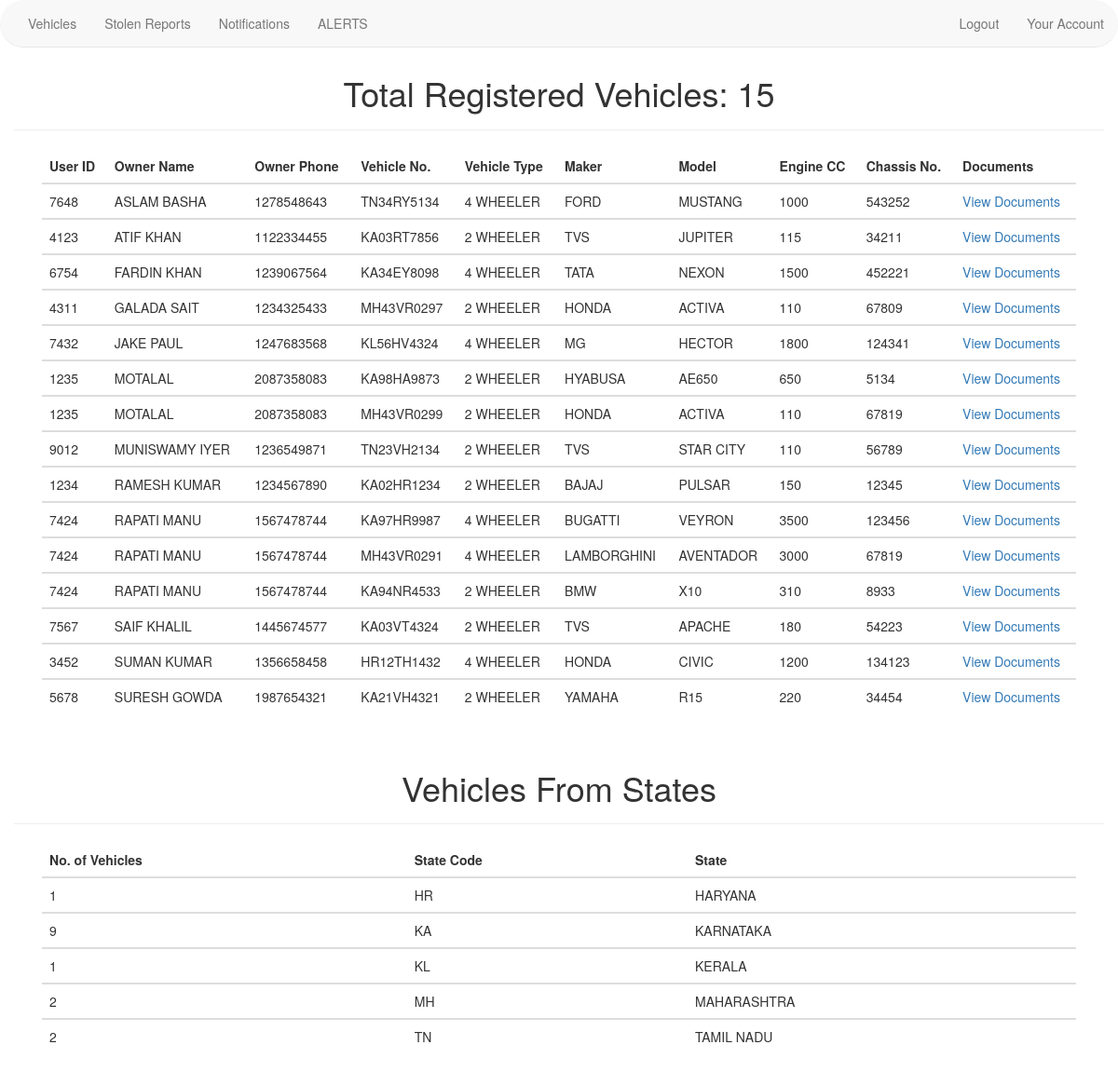
Screenshot of /vehicles.php with the database file from the repository.
### tables this page shows
CREATE TABLE `registered_vehicle` (
  `user_id` int(11) NOT NULL,
  `veh_id` int(10) NOT NULL,
  `veh_no` char(10) NOT NULL,
  `maker` varchar(15) DEFAULT NULL,
  `model` varchar(15) DEFAULT NULL,
  `veh_type` varchar(10) DEFAULT NULL,
  `engine_cc` int(11) DEFAULT NULL,
  `chassis_no` bigint(20) DEFAULT NULL
);

CREATE TABLE `owner` (
  `user_id` int(11) NOT NULL,
  `owner_name` varchar(25) DEFAULT NULL,
  `veh_no` char(10) NOT NULL,
  `owner_ph` bigint(20) DEFAULT NULL,
  `dl_no` varchar(15) DEFAULT NULL,
  `purchased_year` int(11) DEFAULT NULL
);

### vehicles.php (the view, shortened to what this page needs)
<?php
$servername = "localhost";
$usernam = "root";
$password = "";
$database = "reg_veh";
$connection = mysqli_connect($servername, $usernam, $password, $database);
$query = "SELECT r.user_id, o.owner_name, o.owner_ph,r.veh_no, r.veh_type,r.maker,r.model,r.engine_cc,r.chassis_no from registered_vehicle r left JOIN owner o ON r.user_id=o.user_id ORDER by o.owner_name;";
$result = mysqli_query($connection, $query);
$sum_query = "SELECT COUNT(rc_no) AS No_of_Vehicles, left(r1.rc_no, 2) STATE_CODE, (case when left(r1.rc_no,2) = 'KA' THEN 'KARNATAKA' when left(r1.rc_no,2) = 'HR' THEN 'HARYANA' when left(r1.rc_no,2) = 'KL' THEN 'KERALA' when left(r1.rc_no,2) = 'MH' THEN 'MAHARASHTRA' when left(r1.rc_no,2) = 'TN' THEN 'TAMIL NADU' END ) AS STATE FROM reg_certificate r1 GROUP BY (left(r1.rc_no,2));";
$sum_result = mysqli_query($connection, $sum_query);
$total_veh = "SELECT COUNT(*) as count FROM registered_vehicle;";
$total_veh_res = mysqli_query($connection, $total_veh);
$total_v = mysqli_fetch_row($total_veh_res);
$totv = $total_v[0];
?>
<!DOCTYPE html>
<html lang="en">
<head>
    <link rel="stylesheet" type="text/css" href="./slick/slick.css">
    <link rel="stylesheet" type="text/css" href="./slick/slick-theme.css">
    <link rel="stylesheet" href="https://maxcdn.bootstrapcdn.com/bootstrap/3.3.7/css/bootstrap.min.css">
    <link rel="stylesheet" href="animate.css">
    <link rel="stylesheet" href="style.css">
</head>
<body>
    <?php include 'navbar_admin.php'; ?>
    <br>
    <br>
    <div class="container">
        <div class="row">
            <div class="page-header">
                <h1 style="text-align: center;">Total Registered Vehicles: <?php  print_r($totv); ?></h1>
            </div>
        </div>
        <div class="col-md-12">
            <table class="table">
                <thead>
                    <tr>
                        <th>User ID</th>
                        <th>Owner Name</th>
                        <th>Owner Phone</th>
                        <th>Vehicle No.</th>
                        <th>Vehicle Type</th>
                        <th>Maker</th>
                        <th>Model</th>
                        <th>Engine CC</th>
                        <th>Chassis No.</th>
                        <th>Documents</th>
                    </tr>
                </thead>
                <tbody>
                    <?php
                    while ($row = mysqli_fetch_assoc($result)) {
                    ?>
                        <tr>
                            <td><?php echo $row['user_id']; ?></td>
                            <td><?php echo $row['owner_name']; ?></td>
                            <td><?php echo $row['owner_ph']; ?></td>
                            <td><?php echo $row['veh_no']; ?></td>
                            <td><?php echo $row['veh_type']; ?></td>
                            <td><?php echo $row['maker']; ?></td>
                            <td><?php echo $row['model']; ?></td>
                            <td><?php echo $row['engine_cc']; ?></td>
                            <td><?php echo $row['chassis_no']; ?></td>
                            <td><a href="documents.php?id=<?php echo $row['veh_no']; ?>">View Documents</a></td>
                        </tr>
                </tbody>
            <?php } ?>
            </table>
        </div>
    </div>
    <div class="container">
        <div class="row">
            <div class="page-header">
                <h1 style="text-align: center;">Vehicles From States</h1>
            </div>
        </div>
        <div class="col-md-12">
            <table class="table">
                <thead>
                    <tr>
                        <th>No. of Vehicles</th>
                        <th>State Code</th>
                        <th>State</th>
                    </tr>
                </thead>
                <tbody>
                    <?php
                    while ($s_row = mysqli_fetch_assoc($sum_result)) {
                    ?>
                        <tr>
                            <td><?php echo $s_row['No_of_Vehicles']; ?></td>
                            <td><?php echo $s_row['STATE_CODE']; ?></td>
                            <td><?php echo $s_row['STATE']; ?></td>
                        </tr>
                </tbody>
            <?php } ?>
            </table>
        </div>
    </div>
</body>
</html>

### rows the page displays
registered_vehicle: user "7648", owner.owner_name "ASLAM BASHA", owner.owner_ph "1278548643", veh_no "TN34RY5134", veh_type "4 WHEELER", maker "FORD", model "MUSTANG", engine_cc "1000", chassis_no "543252"
registered_vehicle: user "4123", owner.owner_name "ATIF KHAN", owner.owner_ph "1122334455", veh_no "KA03RT7856", veh_type "2 WHEELER", maker "TVS", model "JUPITER", engine_cc "115", chassis_no "34211"
registered_vehicle: user "6754", owner.owner_name "FARDIN KHAN", owner.owner_ph "1239067564", veh_no "KA34EY8098", veh_type "4 WHEELER", maker "TATA", model "NEXON", engine_cc "1500", chassis_no "452221"
registered_vehicle: user "4311", owner.owner_name "GALADA SAIT", owner.owner_ph "1234325433", veh_no "MH43VR0297", veh_type "2 WHEELER", maker "HONDA", model "ACTIVA", engine_cc "110", chassis_no "67809"
registered_vehicle: user "7432", owner.owner_name "JAKE PAUL", owner.owner_ph "1247683568", veh_no "KL56HV4324", veh_type "4 WHEELER", maker "MG", model "HECTOR", engine_cc "1800", chassis_no "124341"
registered_vehicle: user "1235", owner.owner_name "MOTALAL", owner.owner_ph "2087358083", veh_no "KA98HA9873", veh_type "2 WHEELER", maker "HYABUSA", model "AE650", engine_cc "650", chassis_no "5134"
registered_vehicle: user "1235", owner.owner_name "MOTALAL", owner.owner_ph "2087358083", veh_no "MH43VR0299", veh_type "2 WHEELER", maker "HONDA", model "ACTIVA", engine_cc "110", chassis_no "67819"
registered_vehicle: user "9012", owner.owner_name "MUNISWAMY IYER", owner.owner_ph "1236549871", veh_no "TN23VH2134", veh_type "2 WHEELER", maker "TVS", model "STAR CITY", engine_cc "110", chassis_no "56789"
registered_vehicle: user "1234", owner.owner_name "RAMESH KUMAR", owner.owner_ph "1234567890", veh_no "KA02HR1234", veh_type "2 WHEELER", maker "BAJAJ", model "PULSAR", engine_cc "150", chassis_no "12345"
registered_vehicle: user "7424", owner.owner_name "RAPATI MANU", owner.owner_ph "1567478744", veh_no "KA97HR9987", veh_type "4 WHEELER", maker "BUGATTI", model "VEYRON", engine_cc "3500", chassis_no "123456"
registered_vehicle: user "7424", owner.owner_name "RAPATI MANU", owner.owner_ph "1567478744", veh_no "MH43VR0291", veh_type "4 WHEELER", maker "LAMBORGHINI", model "AVENTADOR", engine_cc "3000", chassis_no "67819"
registered_vehicle: user "7424", owner.owner_name "RAPATI MANU", owner.owner_ph "1567478744", veh_no "KA94NR4533", veh_type "2 WHEELER", maker "BMW", model "X10", engine_cc "310", chassis_no "8933"
registered_vehicle: user "7567", owner.owner_name "SAIF KHALIL", owner.owner_ph "1445674577", veh_no "KA03VT4324", veh_type "2 WHEELER", maker "TVS", model "APACHE", engine_cc "180", chassis_no "54223"
registered_vehicle: user "3452", owner.owner_name "SUMAN KUMAR", owner.owner_ph "1356658458", veh_no "HR12TH1432", veh_type "4 WHEELER", maker "HONDA", model "CIVIC", engine_cc "1200", chassis_no "134123"
registered_vehicle: user "5678", owner.owner_name "SURESH GOWDA", owner.owner_ph "1987654321", veh_no "KA21VH4321", veh_type "2 WHEELER", maker "YAMAHA", model "R15", engine_cc "220", chassis_no "34454"

### other values shown
$s_row['No_of_Vehicles'] "1"
$s_row['STATE_CODE'] "HR"
$s_row['STATE'] "HARYANA"
$s_row['No_of_Vehicles'] "9"
$s_row['STATE_CODE'] "KA"
$s_row['STATE'] "KARNATAKA"
$s_row['STATE_CODE'] "KL"
$s_row['STATE'] "KERALA"
$s_row['No_of_Vehicles'] "2"
$s_row['STATE_CODE'] "MH"
$s_row['STATE'] "MAHARASHTRA"
$s_row['STATE_CODE'] "TN"
$s_row['STATE'] "TAMIL NADU"
